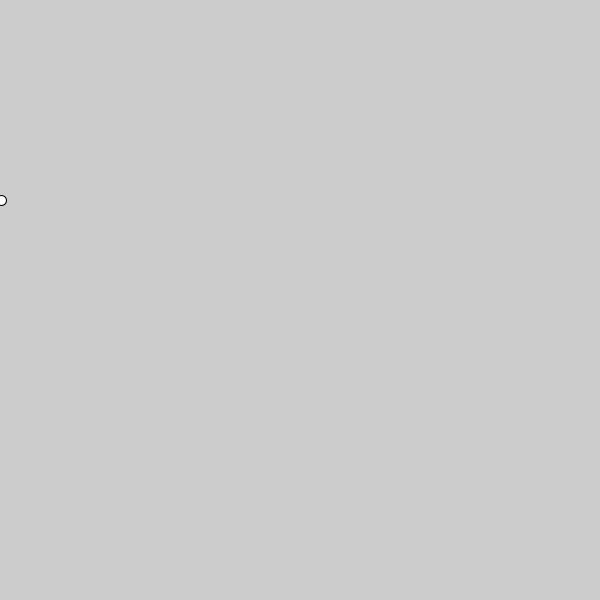
Frame 1 (no input)
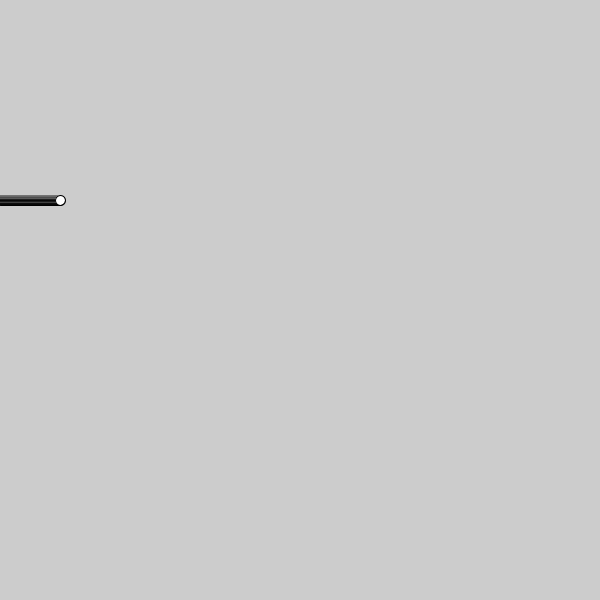
Frame 60 (the mouse pressed at the canvas centre just before this capture)
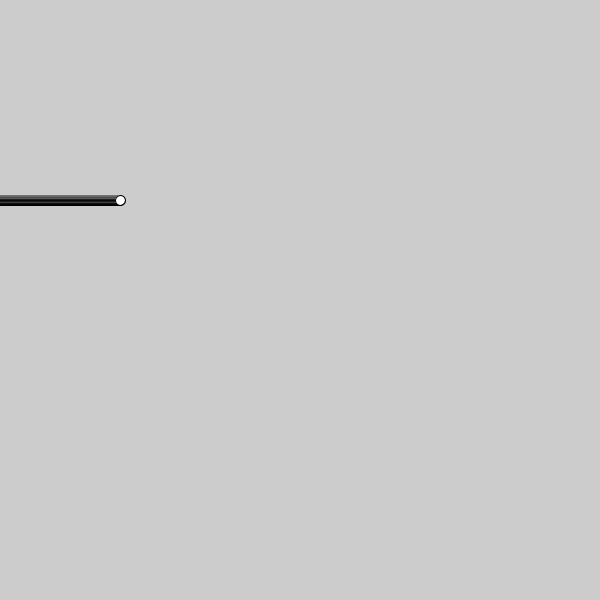
Frame 120 (the mouse held since frame 60 and released just before this capture)

The Processing sketch that drew these frames (run headless with seeded random() and noise(); from frame 60 on, the mouse is pressed at the canvas centre):

// Processing sketch: processing_183300
// ── processing_183300.pde

float gato =0;
void setup () {
size (600,600);
}
void draw () {
gato=gato+1;
ellipse (gato,200,10,10);
}
